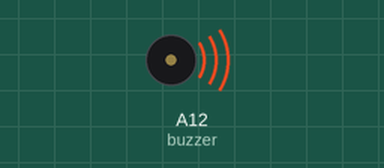
Simulated run of this sketch. Board: Arduino Mega 2560, built with avr-gcc and run on an emulated ATmega2560. On the bench: buzzer (waves = sounding).

Above: at 0.1 s.
At 1.1 s:
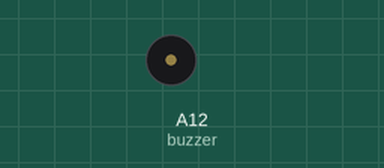
Timing chart, 0 to 2.6 s (numbered marks = the images above):
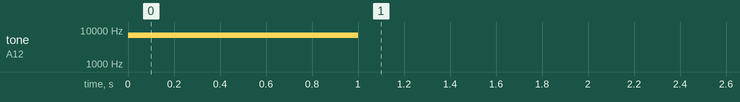

The sketch:

Buzzer.ino
```cpp
/*
Buzzer has no polarity
one pin goes to 100 ohm resitor to pin13(A12)
other goes to ground

Vin not needed
*/


const int buzzer = A12;

void setup(){
   //tone range: 100(quiet) - 500(practical) - 5k(ok kinda) - 10k(noise produced but not practical)
  pinMode(buzzer, OUTPUT);
  tone(buzzer, 7000);
  delay(1000);//length of tone in mS
  noTone(buzzer);
}

void loop(){
}
```
